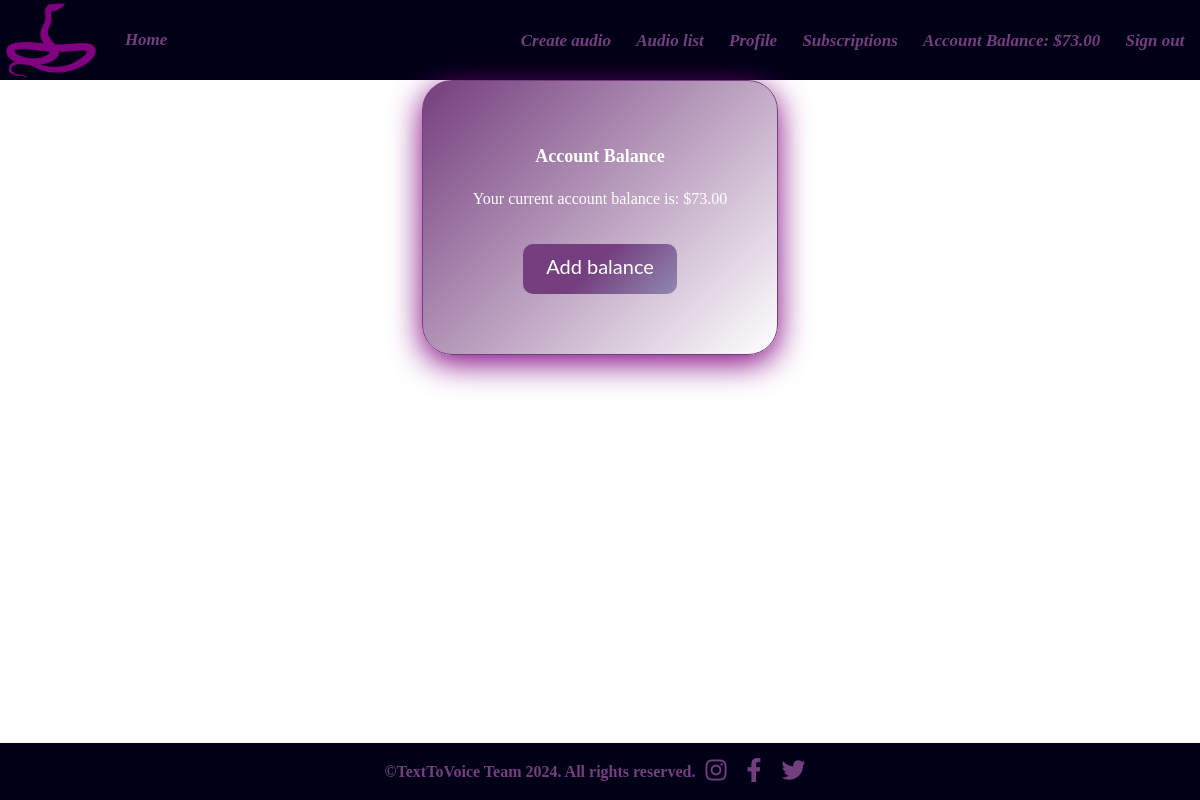
/profile/1/balance/ (signed in), run on an earlier commit of the app's database.
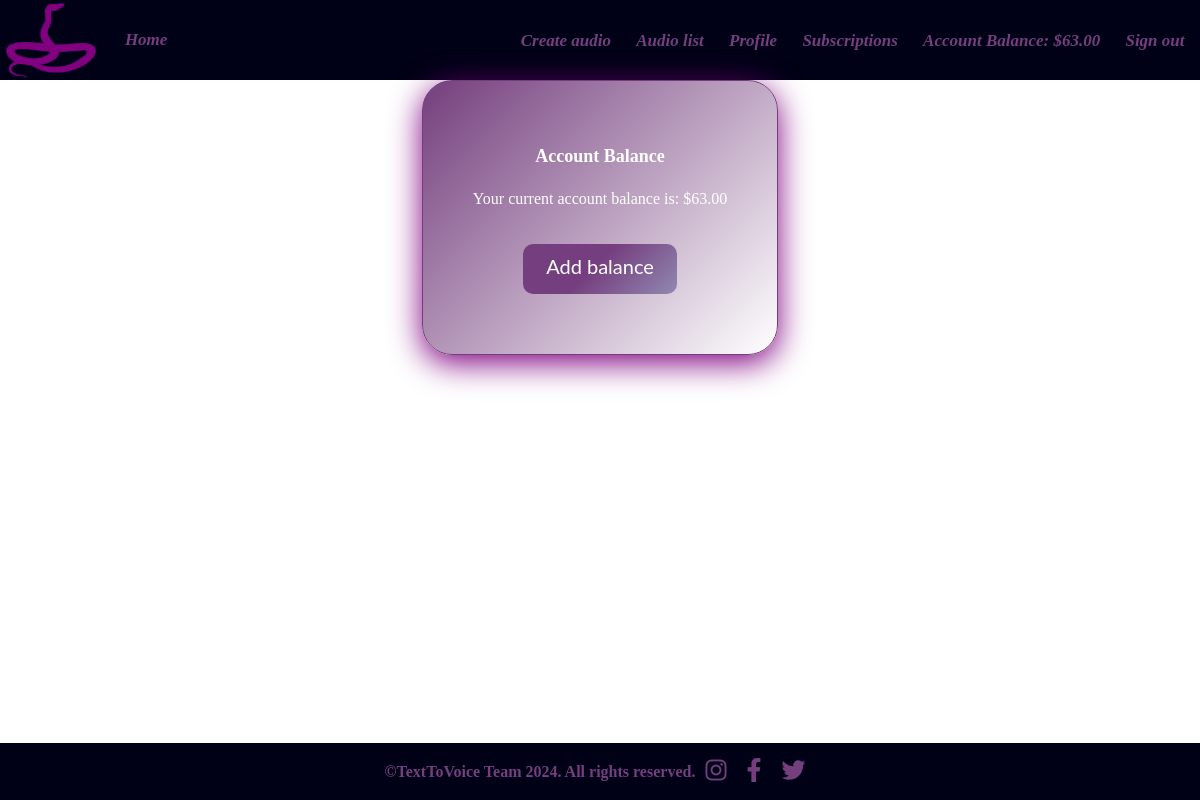
And on a later commit of the database.
### text_to_speech/accounts/models.py (models this page shows)
class TextToVoiceUser(auth_models.AbstractBaseUser, auth_models.PermissionsMixin):  # 3. Way
    email = models.EmailField(
        _("email address"),  # we want to use email
        unique=True,
        error_messages={
            "unique": _("A user with that email already exists."),
        },
    )
    date_joined = models.DateTimeField(_("date joined"), default=timezone.now)
    is_staff = models.BooleanField(
        default=False,
    )
    is_active = models.BooleanField(
        default=True,
    )
    USERNAME_FIELD = "email"
    objects = TextToVoiceUserManager()

### text_to_speech/profiles/models.py (models this page shows, shortened)
class Profile(IHaveUser, models.Model):
    MAX_FIRST_NAME_LENGTH = 25
    MAX_LAST_NAME_LENGTH = 25
    first_name = models.CharField(
        max_length=MAX_FIRST_NAME_LENGTH,
        null=True,
        blank=True,
    )
    last_name = models.CharField(
        max_length=MAX_LAST_NAME_LENGTH,
        null=True,
        blank=True,
    )
    date_of_birth = models.DateField(
        blank=True,
        null=True,
    )
    profile_picture = models.URLField(
        blank=True,
        null=True,
    )
    GENDER_CHOICES = [
        ('', 'Not Specified'),
        ('M', 'Male'),
        ('F', 'Female'),
    ]
    gender = models.CharField(
        max_length=1,
        choices=GENDER_CHOICES,
        blank=True,
        null=True)
    account_balance = models.DecimalField(
        max_digits=10,
        decimal_places=2,
        default=0
    )

### text_to_speech/profiles/views.py (the view)
# urls.py: path('balance/', account_balance_view, name='account-balance'),
def account_balance_view(request, pk):
    user_profile = Profile.objects.get(pk=pk, user=request.user)
    context = {
        'account_balance': user_profile.account_balance,
    }
    return render(request, 'profiles/profile-account-balance.html', context)

### templates/profiles/profile-account-balance.html (shortened to what this page needs)
{% extends "base.html" %}
{% block main_content %}
<div class="container">
    <div class="box">
        <h1>Account Balance</h1>
        <p>Your current account balance is: ${{ account_balance }}</p>
        <div class="actionBtn">
            <a href="{% url 'add_money' %}" class="btn btn-primary">Add balance</a>
        </div>
    </div>
</div>
{% endblock %}

### templates/partials/header.html
{% load static %}
<header>
    <nav>
        <img src="{% static '/images/snake-4-xxl.png' %}" alt="voice" />
        <a href="{% url 'index' %}"></a>
        <a href="{% url 'index' %}">
            <i>Home</i>
        </a>
        <ul>
            {% if not request.user.is_authenticated %}
            <li>
                <a href="{% url 'signin user' %}">
                    <i>Sign in</i>
                </a>
            </li>
            <li>
                <a href="{% url 'signup user' %}">
                    <i>Sign up</i>
                </a>
            </li>
            <li>
                <a href="{% url 'view_plans' %}">
                    <i>Subscription Plans</i>
                </a>
            </li>
            {% else %}
            <li>
                <a href="{% url 'audiofile_create' %}">
                    <i>Create audio</i>
                </a>
            </li>
            <li>
                <a href="{% url 'audiofile-list' %}">
                    <i>Audio list</i>
                </a>
            </li>
            <li>
                <a href="{% url 'profile-detail' pk=request.user.pk %}">
                    <i>Profile</i>
                </a>
            </li>
            <li>
                <a href="{% url 'view_plans' %}">
                    <i>Subscriptions</i>
                </a>
            </li>
                <li>
                    <a href="{% url 'account-balance' pk=request.user.pk%}">
                        <i>Account Balance: ${{ request.user.profile.account_balance }}</i>
                    </a>
                </li>
            <li>
                <a href="{% url 'signout user' %}">
                    <i>Sign out</i>
                </a>
            </li>
            {% endif %}
        </ul>
    </nav>
</header>

What changed in the data, as far as the page shows it:
changed TextToVoiceUser: user.profile.account_balance "73.00" → "63.00"
changed Profile: account_balance "73.00" → "63.00"
